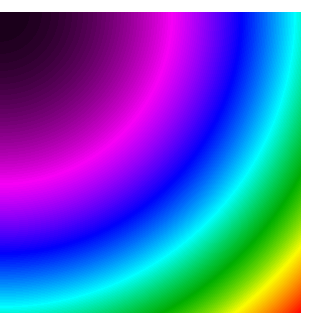

Here is the Python script that generated this plot:
# -*- coding: utf-8 -*-
"""
Created on Mon May 30 20:54:29 2016

@author: Ben
"""

import clearplot.figure as cpfig
import clearplot as cp
import numpy as np

#Verification that invisible axes work correctly and that we can save an image
#at full resolution as a png
delta = 0.01
x = np.arange(-1.5, 1.5 + delta/100, delta)
y = np.arange(-1.5, 1.5 + delta/100, delta)
xa, ya = np.meshgrid(x, y)
r = (xa + 1.5)**2.0 + (ya + 1.5)**2.0
size = np.array(r.shape) * 1.0 / cp.params.dpmm
fig = cpfig.Figure()
ax = fig.add_invisible_axes(position = [0,0], size = size)
ax.x_lim = [0, r.shape[0]]
ax.y_lim = [0, r.shape[1]]
ax.add_image(r)
fig.auto_adjust_layout()
fig.save('full_rez_image_plotted_on_invisible_axes.png')